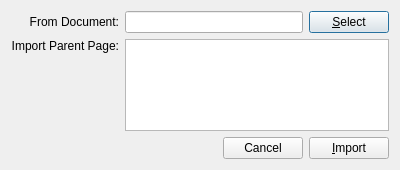
<?xml version="1.0" encoding="UTF-8"?>
<ui version="4.0">
 <class>ImportParentPageDialog</class>
 <widget class="QDialog" name="ImportParentPageDialog">
  <property name="geometry">
   <rect>
    <x>0</x>
    <y>0</y>
    <width>400</width>
    <height>170</height>
   </rect>
  </property>
  <property name="windowTitle">
   <string>Dialog</string>
  </property>
  <layout class="QGridLayout" name="gridLayout">
   <item row="0" column="2">
    <widget class="QPushButton" name="buttonSelect">
     <property name="text">
      <string>&amp;Select</string>
     </property>
    </widget>
   </item>
   <item row="2" column="0" colspan="2">
    <widget class="QDialogButtonBox" name="buttonBox">
     <property name="orientation">
      <enum>Qt::Horizontal</enum>
     </property>
     <property name="standardButtons">
      <set>QDialogButtonBox::Cancel</set>
     </property>
    </widget>
   </item>
   <item row="2" column="2">
    <widget class="QPushButton" name="buttonImport">
     <property name="text">
      <string>&amp;Import</string>
     </property>
    </widget>
   </item>
   <item row="0" column="1">
    <widget class="QLineEdit" name="textDocument"/>
   </item>
   <item row="0" column="0">
    <widget class="QLabel" name="label">
     <property name="text">
      <string>From Document:</string>
     </property>
     <property name="alignment">
      <set>Qt::AlignRight|Qt::AlignTrailing|Qt::AlignVCenter</set>
     </property>
    </widget>
   </item>
   <item row="1" column="0">
    <widget class="QLabel" name="label_2">
     <property name="text">
      <string>Import Parent Page:</string>
     </property>
     <property name="alignment">
      <set>Qt::AlignRight|Qt::AlignTop|Qt::AlignTrailing</set>
     </property>
    </widget>
   </item>
   <item row="1" column="1" colspan="2">
    <widget class="PageList" name="listParentPage"/>
   </item>
  </layout>
 </widget>
 <customwidgets>
  <customwidget>
   <class>PageList</class>
   <extends>QListWidget</extends>
   <header>page_list/page_list.h</header>
  </customwidget>
 </customwidgets>
 <resources/>
 <connections>
  <connection>
   <sender>buttonImport</sender>
   <signal>pressed()</signal>
   <receiver>ImportParentPageDialog</receiver>
   <slot>accept()</slot>
   <hints>
    <hint type="sourcelabel">
     <x>350</x>
     <y>149</y>
    </hint>
    <hint type="destinationlabel">
     <x>157</x>
     <y>274</y>
    </hint>
   </hints>
  </connection>
  <connection>
   <sender>buttonBox</sender>
   <signal>rejected()</signal>
   <receiver>ImportParentPageDialog</receiver>
   <slot>reject()</slot>
   <hints>
    <hint type="sourcelabel">
     <x>316</x>
     <y>260</y>
    </hint>
    <hint type="destinationlabel">
     <x>286</x>
     <y>274</y>
    </hint>
   </hints>
  </connection>
 </connections>
</ui>
